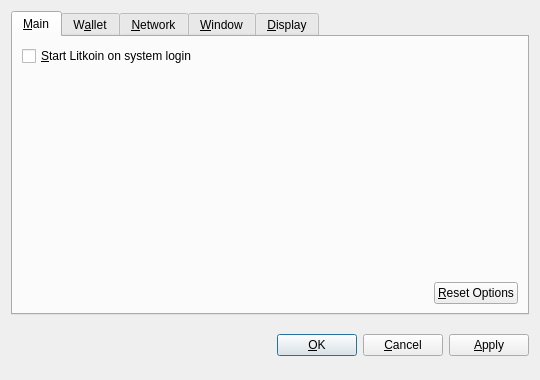
<?xml version="1.0" encoding="UTF-8"?>
<ui version="4.0">
 <class>OptionsDialog</class>
 <widget class="QDialog" name="OptionsDialog">
  <property name="geometry">
   <rect>
    <x>0</x>
    <y>0</y>
    <width>540</width>
    <height>380</height>
   </rect>
  </property>
  <property name="windowTitle">
   <string>Options</string>
  </property>
  <property name="modal">
   <bool>true</bool>
  </property>
  <layout class="QVBoxLayout" name="verticalLayout">
   <item>
    <widget class="QTabWidget" name="tabWidget">
     <property name="tabPosition">
      <enum>QTabWidget::North</enum>
     </property>
     <property name="currentIndex">
      <number>0</number>
     </property>
     <widget class="QWidget" name="tabMain">
      <attribute name="title">
       <string>&amp;Main</string>
      </attribute>
      <layout class="QVBoxLayout" name="verticalLayout_Main">
       <item>
        <widget class="QCheckBox" name="bitcoinAtStartup">
         <property name="toolTip">
          <string>Automatically start Litkoin after logging in to the system.</string>
         </property>
         <property name="text">
          <string>&amp;Start Litkoin on system login</string>
         </property>
        </widget>
       </item>
       <item>
        <spacer name="verticalSpacer_Main">
         <property name="orientation">
          <enum>Qt::Vertical</enum>
         </property>
         <property name="sizeHint" stdset="0">
          <size>
           <width>20</width>
           <height>40</height>
          </size>
         </property>
        </spacer>
       </item>
       <item>
        <layout class="QHBoxLayout" name="horizontalLayout_2_Main">
         <item>
          <spacer name="horizontalSpacer_2_Main">
           <property name="orientation">
            <enum>Qt::Horizontal</enum>
           </property>
           <property name="sizeHint" stdset="0">
            <size>
             <width>40</width>
             <height>20</height>
            </size>
           </property>
          </spacer>
         </item>
         <item>
          <widget class="QPushButton" name="resetButton">
           <property name="toolTip">
            <string>Reset all client options to default.</string>
           </property>
           <property name="text">
            <string>&amp;Reset Options</string>
           </property>
           <property name="autoDefault">
            <bool>false</bool>
           </property>
          </widget>
         </item>
        </layout>
       </item>
      </layout>
     </widget>
     <widget class="QWidget" name="tabWallet">
      <attribute name="title">
       <string>W&amp;allet</string>
      </attribute>
      <layout class="QVBoxLayout" name="verticalLayout_Network">
       <item>
        <widget class="QLabel" name="transactionFeeInfoLabel">
         <property name="text">
          <string>Optional transaction fee per kB that helps make sure your transactions are processed quickly. Most transactions are 1 kB.</string>
         </property>
         <property name="textFormat">
          <enum>Qt::PlainText</enum>
         </property>
         <property name="wordWrap">
          <bool>true</bool>
         </property>
        </widget>
       </item>
       <item>
        <layout class="QHBoxLayout" name="horizontalLayout_1_Main">
         <item>
          <widget class="QLabel" name="transactionFeeLabel">
           <property name="text">
            <string>Pay transaction &amp;fee</string>
           </property>
           <property name="textFormat">
            <enum>Qt::PlainText</enum>
           </property>
           <property name="buddy">
            <cstring>transactionFee</cstring>
           </property>
          </widget>
         </item>
         <item>
          <widget class="BitcoinAmountField" name="transactionFee"/>
         </item>
         <item>
          <spacer name="horizontalSpacer_1_Main">
           <property name="orientation">
            <enum>Qt::Horizontal</enum>
           </property>
           <property name="sizeHint" stdset="0">
            <size>
             <width>40</width>
             <height>20</height>
            </size>
           </property>
          </spacer>
         </item>
        </layout>
       </item>
       <item>
        <widget class="QLabel" name="label">
         <property name="text">
          <string>If you disable the spending of unconfirmed change, the change from a transaction cannot be used until that transaction has at least one confirmation. This also affects how your balance is computed.</string>
         </property>
         <property name="wordWrap">
          <bool>true</bool>
         </property>
        </widget>
       </item>
       <item>
        <widget class="QCheckBox" name="spendZeroConfChange">
         <property name="text">
          <string>Spend unconfirmed change  (experts only)</string>
         </property>
        </widget>
       </item>
       <item>
        <spacer name="verticalSpacer">
         <property name="orientation">
          <enum>Qt::Vertical</enum>
         </property>
         <property name="sizeHint" stdset="0">
          <size>
           <width>20</width>
           <height>40</height>
          </size>
         </property>
        </spacer>
       </item>
      </layout>
     </widget>
     <widget class="QWidget" name="tabNetwork">
      <attribute name="title">
       <string>&amp;Network</string>
      </attribute>
      <layout class="QVBoxLayout" name="verticalLayout_Network">
       <item>
        <widget class="QCheckBox" name="mapPortUpnp">
         <property name="toolTip">
          <string>Automatically open the Litkoin client port on the router. This only works when your router supports UPnP and it is enabled.</string>
         </property>
         <property name="text">
          <string>Map port using &amp;UPnP</string>
         </property>
        </widget>
       </item>
       <item>
        <widget class="QCheckBox" name="connectSocks">
         <property name="toolTip">
          <string>Connect to the Litkoin network through a SOCKS proxy (e.g. when connecting through Tor).</string>
         </property>
         <property name="text">
          <string>&amp;Connect through SOCKS proxy:</string>
         </property>
        </widget>
       </item>
       <item>
        <layout class="QHBoxLayout" name="horizontalLayout_Network">
         <item>
          <widget class="QLabel" name="proxyIpLabel">
           <property name="text">
            <string>Proxy &amp;IP:</string>
           </property>
           <property name="textFormat">
            <enum>Qt::PlainText</enum>
           </property>
           <property name="buddy">
            <cstring>proxyIp</cstring>
           </property>
          </widget>
         </item>
         <item>
          <widget class="QValidatedLineEdit" name="proxyIp">
           <property name="maximumSize">
            <size>
             <width>140</width>
             <height>16777215</height>
            </size>
           </property>
           <property name="toolTip">
            <string>IP address of the proxy (e.g. 127.0.0.1)</string>
           </property>
          </widget>
         </item>
         <item>
          <widget class="QLabel" name="proxyPortLabel">
           <property name="text">
            <string>&amp;Port:</string>
           </property>
           <property name="textFormat">
            <enum>Qt::PlainText</enum>
           </property>
           <property name="buddy">
            <cstring>proxyPort</cstring>
           </property>
          </widget>
         </item>
         <item>
          <widget class="QLineEdit" name="proxyPort">
           <property name="maximumSize">
            <size>
             <width>55</width>
             <height>16777215</height>
            </size>
           </property>
           <property name="toolTip">
            <string>Port of the proxy (e.g. 9050)</string>
           </property>
          </widget>
         </item>
         <item>
          <widget class="QLabel" name="socksVersionLabel">
           <property name="text">
            <string>SOCKS &amp;Version:</string>
           </property>
           <property name="textFormat">
            <enum>Qt::PlainText</enum>
           </property>
           <property name="buddy">
            <cstring>socksVersion</cstring>
           </property>
          </widget>
         </item>
         <item>
          <widget class="QValueComboBox" name="socksVersion">
           <property name="toolTip">
            <string>SOCKS version of the proxy (e.g. 5)</string>
           </property>
          </widget>
         </item>
         <item>
          <spacer name="horizontalSpacer_Network">
           <property name="orientation">
            <enum>Qt::Horizontal</enum>
           </property>
           <property name="sizeHint" stdset="0">
            <size>
             <width>40</width>
             <height>20</height>
            </size>
           </property>
          </spacer>
         </item>
        </layout>
       </item>
       <item>
        <spacer name="verticalSpacer_Network">
         <property name="orientation">
          <enum>Qt::Vertical</enum>
         </property>
         <property name="sizeHint" stdset="0">
          <size>
           <width>20</width>
           <height>40</height>
          </size>
         </property>
        </spacer>
       </item>
      </layout>
     </widget>
     <widget class="QWidget" name="tabWindow">
      <attribute name="title">
       <string>&amp;Window</string>
      </attribute>
      <layout class="QVBoxLayout" name="verticalLayout_Window">
       <item>
        <widget class="QCheckBox" name="minimizeToTray">
         <property name="toolTip">
          <string>Show only a tray icon after minimizing the window.</string>
         </property>
         <property name="text">
          <string>&amp;Minimize to the tray instead of the taskbar</string>
         </property>
        </widget>
       </item>
       <item>
        <widget class="QCheckBox" name="minimizeOnClose">
         <property name="toolTip">
          <string>Minimize instead of exit the application when the window is closed. When this option is enabled, the application will be closed only after selecting Quit in the menu.</string>
         </property>
         <property name="text">
          <string>M&amp;inimize on close</string>
         </property>
        </widget>
       </item>
       <item>
        <spacer name="verticalSpacer_Window">
         <property name="orientation">
          <enum>Qt::Vertical</enum>
         </property>
         <property name="sizeHint" stdset="0">
          <size>
           <width>20</width>
           <height>40</height>
          </size>
         </property>
        </spacer>
       </item>
      </layout>
     </widget>
     <widget class="QWidget" name="tabDisplay">
      <attribute name="title">
       <string>&amp;Display</string>
      </attribute>
      <layout class="QVBoxLayout" name="verticalLayout_Display">
       <item>
        <layout class="QHBoxLayout" name="horizontalLayout_1_Display">
         <item>
          <widget class="QLabel" name="langLabel">
           <property name="text">
            <string>User Interface &amp;language:</string>
           </property>
           <property name="textFormat">
            <enum>Qt::PlainText</enum>
           </property>
           <property name="buddy">
            <cstring>lang</cstring>
           </property>
          </widget>
         </item>
         <item>
          <widget class="QValueComboBox" name="lang">
           <property name="toolTip">
            <string>The user interface language can be set here. This setting will take effect after restarting Litkoin.</string>
           </property>
          </widget>
         </item>
        </layout>
       </item>
       <item>
        <layout class="QHBoxLayout" name="horizontalLayout_2_Display">
         <item>
          <widget class="QLabel" name="unitLabel">
           <property name="text">
            <string>&amp;Unit to show amounts in:</string>
           </property>
           <property name="textFormat">
            <enum>Qt::PlainText</enum>
           </property>
           <property name="buddy">
            <cstring>unit</cstring>
           </property>
          </widget>
         </item>
         <item>
          <widget class="QValueComboBox" name="unit">
           <property name="toolTip">
            <string>Choose the default subdivision unit to show in the interface and when sending coins.</string>
           </property>
          </widget>
         </item>
        </layout>
       </item>
       <item>
        <widget class="QCheckBox" name="displayAddresses">
         <property name="toolTip">
          <string>Whether to show Litkoin addresses in the transaction list or not.</string>
         </property>
         <property name="text">
          <string>&amp;Display addresses in transaction list</string>
         </property>
        </widget>
       </item>
       <item>
        <widget class="QCheckBox" name="coinControlFeatures">
         <property name="toolTip">
          <string>Whether to show coin control features or not.</string>
         </property>
         <property name="text">
          <string>Display coin &amp;control features (experts only!)</string>
         </property>
        </widget>
       </item>
       <item>
        <spacer name="verticalSpacer_Display">
         <property name="orientation">
          <enum>Qt::Vertical</enum>
         </property>
         <property name="sizeHint" stdset="0">
          <size>
           <width>20</width>
           <height>40</height>
          </size>
         </property>
        </spacer>
       </item>
      </layout>
     </widget>
    </widget>
   </item>
   <item>
    <layout class="QHBoxLayout" name="horizontalLayout_Buttons">
     <item>
      <spacer name="horizontalSpacer_1">
       <property name="orientation">
        <enum>Qt::Horizontal</enum>
       </property>
       <property name="sizeHint" stdset="0">
        <size>
         <width>40</width>
         <height>48</height>
        </size>
       </property>
      </spacer>
     </item>
     <item>
      <widget class="QLabel" name="statusLabel">
       <property name="font">
        <font>
         <weight>75</weight>
         <bold>true</bold>
        </font>
       </property>
       <property name="text">
        <string/>
       </property>
       <property name="textFormat">
        <enum>Qt::PlainText</enum>
       </property>
       <property name="wordWrap">
        <bool>true</bool>
       </property>
      </widget>
     </item>
     <item>
      <spacer name="horizontalSpacer_2">
       <property name="orientation">
        <enum>Qt::Horizontal</enum>
       </property>
       <property name="sizeHint" stdset="0">
        <size>
         <width>40</width>
         <height>48</height>
        </size>
       </property>
      </spacer>
     </item>
     <item>
      <widget class="QPushButton" name="okButton">
       <property name="text">
        <string>&amp;OK</string>
       </property>
      </widget>
     </item>
     <item>
      <widget class="QPushButton" name="cancelButton">
       <property name="text">
        <string>&amp;Cancel</string>
       </property>
       <property name="autoDefault">
        <bool>false</bool>
       </property>
      </widget>
     </item>
     <item>
      <widget class="QPushButton" name="applyButton">
       <property name="text">
        <string>&amp;Apply</string>
       </property>
       <property name="autoDefault">
        <bool>false</bool>
       </property>
      </widget>
     </item>
    </layout>
   </item>
  </layout>
 </widget>
 <customwidgets>
  <customwidget>
   <class>BitcoinAmountField</class>
   <extends>QSpinBox</extends>
   <header>bitcoinamountfield.h</header>
  </customwidget>
  <customwidget>
   <class>QValueComboBox</class>
   <extends>QComboBox</extends>
   <header>qvaluecombobox.h</header>
  </customwidget>
  <customwidget>
   <class>QValidatedLineEdit</class>
   <extends>QLineEdit</extends>
   <header>qvalidatedlineedit.h</header>
  </customwidget>
 </customwidgets>
 <resources/>
 <connections/>
</ui>
